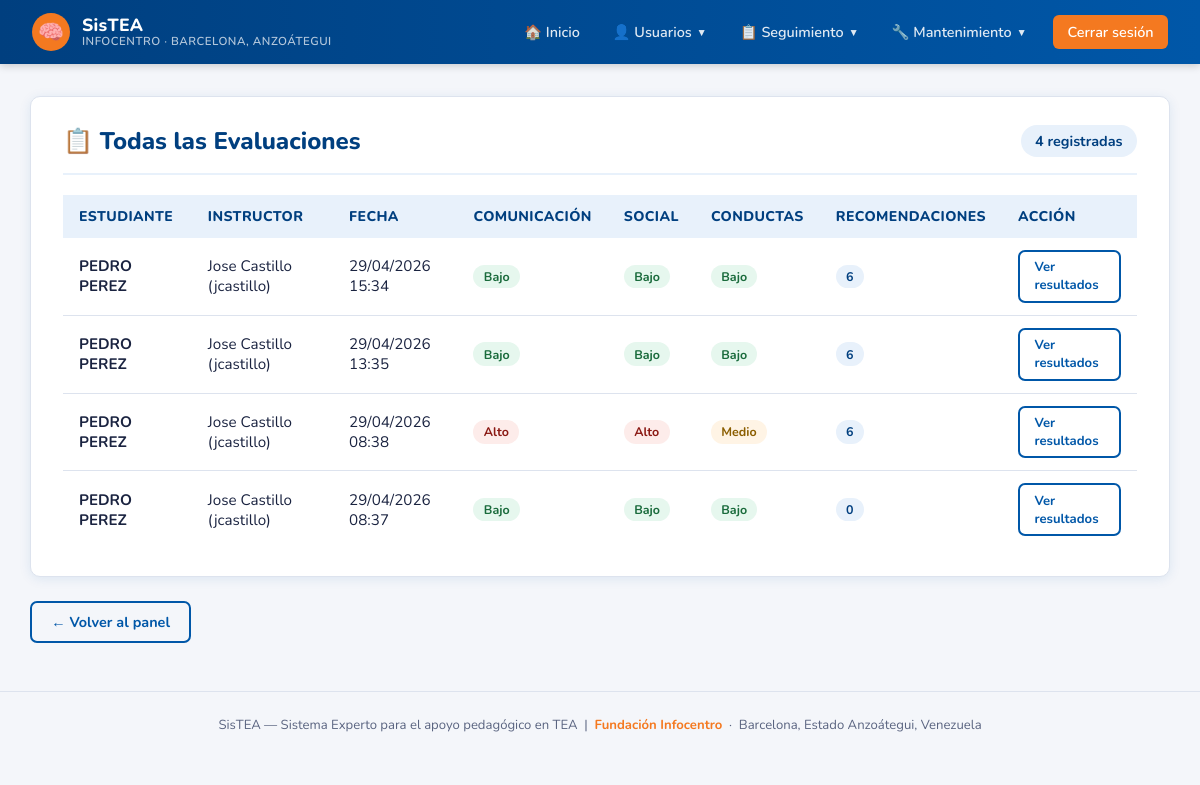
The page /panel/evaluaciones/ (signed in) on the database its author committed.
### sistex/models.py (models this page shows, shortened)
class Evaluacion(models.Model):
    NIVEL = [
        ('bajo', 'Bajo'),
        ('medio', 'Medio'),
        ('alto', 'Alto'),
    ]
    estudiante = models.ForeignKey(Estudiante, on_delete=models.CASCADE, related_name='evaluaciones')
    instructor = models.ForeignKey(Instructor, on_delete=models.SET_NULL, null=True)
    fecha = models.DateTimeField(auto_now_add=True)
    dificultad_comunicacion = models.CharField(max_length=10, choices=NIVEL, default='bajo')
    conductas_repetitivas = models.CharField(max_length=10, choices=NIVEL, default='bajo')
    interaccion_social = models.CharField(max_length=10, choices=NIVEL, default='bajo')
    sensibilidad_sensorial = models.CharField(max_length=10, choices=NIVEL, default='bajo')
    atencion_concentracion = models.CharField(max_length=10, choices=NIVEL, default='bajo')
    habilidades_motoras = models.CharField(max_length=10, choices=NIVEL, default='bajo')
    notas = models.TextField(blank=True)
    class Meta:
        verbose_name = "Evaluación"
        verbose_name_plural = "Evaluaciones"
        ordering = ['-fecha']

class Estudiante(models.Model):
    usuario = models.OneToOneField(User, on_delete=models.CASCADE, null=True, blank=True, related_name='estudiante_perfil')
    nombre = models.CharField(max_length=100)
    fecha_nacimiento = models.DateField()
    instructor = models.ForeignKey(Instructor, on_delete=models.SET_NULL, null=True, related_name='estudiantes')
    observaciones = models.TextField(blank=True)
    fecha_registro = models.DateTimeField(auto_now_add=True)
    class Meta:
        verbose_name = "Estudiante"
        verbose_name_plural = "Estudiantes"

class Instructor(models.Model):
    usuario = models.OneToOneField(User, on_delete=models.CASCADE)
    telefono = models.CharField(max_length=20, blank=True)
    especialidad = models.CharField(max_length=100, blank=True)
    def __str__(self):
        return f"{self.usuario.get_full_name()} ({self.usuario.username})"
    class Meta:
        verbose_name = "Instructor"
        verbose_name_plural = "Instructores"

### sistex/views.py (the view)
# urls.py: path('panel/evaluaciones/', views.admin_evaluaciones, name='admin_evaluaciones'),
@admin_required
def admin_evaluaciones(request):
    evaluaciones = Evaluacion.objects.select_related('estudiante', 'instructor').order_by('-fecha')
    return render(request, 'sistex/admin/evaluaciones.html', {'evaluaciones': evaluaciones})

### sistex/views.py (called while the page is built)
def admin_required(view_func):
    @wraps(view_func)
    def wrapper(request, *args, **kwargs):
        if not request.user.is_authenticated:
            return redirect('login')
        if not request.user.is_staff:
            messages.error(request, 'No tienes permisos para acceder a esa sección.')
            return redirect('dashboard')
        return view_func(request, *args, **kwargs)
    return wrapper

### sistex/templates/sistex/admin/evaluaciones.html (shortened to what this page needs)
{% extends 'sistex/base.html' %}
{% block content %}
<div class="card">
    <div class="card-header">
        <h2>&#128203; Todas las Evaluaciones</h2>
        <span class="badge" style="background: var(--azul-claro); color: var(--azul-oscuro); font-size: 0.9rem; padding: 0.35rem 0.9rem;">
            {{ evaluaciones.count }} registradas
        </span>
    </div>
    {% if evaluaciones %}
    <table>
        <thead>
            <tr>
                <th>Estudiante</th>
                <th>Instructor</th>
                <th>Fecha</th>
                <th>Comunicación</th>
                <th>Social</th>
                <th>Conductas</th>
                <th>Recomendaciones</th>
                <th>Acción</th>
            </tr>
        </thead>
        <tbody>
            {% for ev in evaluaciones %}
            <tr>
                <td><strong>{{ ev.estudiante.nombre }}</strong></td>
                <td>{{ ev.instructor }}</td>
                <td>{{ ev.fecha|date:"d/m/Y H:i" }}</td>
                <td><span class="badge badge-{{ ev.dificultad_comunicacion }}">{{ ev.get_dificultad_comunicacion_display }}</span></td>
                <td><span class="badge badge-{{ ev.interaccion_social }}">{{ ev.get_interaccion_social_display }}</span></td>
                <td><span class="badge badge-{{ ev.conductas_repetitivas }}">{{ ev.get_conductas_repetitivas_display }}</span></td>
                <td>
                    <span class="badge" style="background: var(--azul-claro); color: var(--azul-oscuro);">
                        {{ ev.recomendaciones.count }}
                    </span>
                </td>
                <td>
                    <a href="{% url 'admin_ver_evaluacion' ev.pk %}" class="btn btn-outline" style="font-size: 0.82rem; padding: 0.4rem 0.9rem;">
                        Ver resultados
                    </a>
                </td>
            </tr>
            {% endfor %}
        </tbody>
    </table>
    {% else %}
    <div style="text-align: center; padding: 2.5rem; color: var(--texto-suave);">
        <div style="font-size: 3rem; margin-bottom: 1rem;">&#128203;</div>
        <p style="font-weight: 600;">No hay evaluaciones registradas aún.</p>
    </div>
    {% endif %}
</div>
<a href="{% url 'admin_dashboard' %}" class="btn btn-outline">&#8592; Volver al panel</a>
{% endblock %}

### sistex/templates/sistex/base.html (style rules this page uses)
:root { --azul: #0057A8; --azul-oscuro: #003F7F; --azul-claro: #E8F1FB; --naranja: #F47920; --naranja-hover: #D4661A; --verde: #2E9E5B; --verde-hover: #237A47; --rojo: #D93025; --rojo-hover: #B02519; --gris-bg: #F4F6FA; --gris-borde: #DDE3EE; --texto: #1A2340; --texto-suave: #5A6480; --blanco: #FFFFFF; --sombra: 0 2px 12px rgba(0,87,168,0.10); --radio: 10px; }
* { margin: 0; padding: 0; box-sizing: border-box; }
body { font-family: 'Nunito', 'Segoe UI', sans-serif; background: var(--gris-bg); color: var(--texto); min-height: 100vh; }
.card { background: var(--blanco); border-radius: var(--radio); padding: 1.75rem 2rem; margin-bottom: 1.5rem; box-shadow: var(--sombra); border: 1px solid var(--gris-borde); }
.card-header { display: flex; justify-content: space-between; align-items: center; margin-bottom: 1.25rem; padding-bottom: 1rem; border-bottom: 2px solid var(--azul-claro); }
.card-header h2, .card-header h3 { color: var(--azul-oscuro); font-weight: 800; }
.btn { display: inline-flex; align-items: center; gap: 0.4rem; padding: 0.55rem 1.2rem; background: var(--azul); color: var(--blanco); text-decoration: none; border-radius: 7px; border: none; cursor: pointer; font-family: 'Nunito', sans-serif; font-weight: 700; font-size: 0.9rem; transition: background 0.2s, transform 0.1s; }
.btn-outline { background: transparent; color: var(--azul); border: 2px solid var(--azul); }
table { width: 100%; border-collapse: collapse; }
table th { background: var(--azul-claro); color: var(--azul-oscuro); font-weight: 800; padding: 0.75rem 1rem; text-align: left; font-size: 0.88rem; text-transform: uppercase; letter-spacing: 0.4px; }
table td { padding: 0.75rem 1rem; border-bottom: 1px solid var(--gris-borde); font-size: 0.95rem; }
table tbody tr:last-child td { border-bottom: none; }
.badge { display: inline-block; padding: 0.2rem 0.65rem; border-radius: 20px; font-size: 0.78rem; font-weight: 700; }
.badge-bajo { background: #E6F7EE; color: #1A6B3C; }
.badge-medio { background: #FFF4E5; color: #8B5E00; }
.badge-alto { background: #FDECEA; color: #8B1A14; }

### rows shown on the page
Evaluacion: estudiante.nombre "PEDRO PEREZ", instructor "Jose Castillo (jcastillo)", fecha "29/04/2026 15:34", dificultad_comunicacion "Bajo", interaccion_social "Bajo", conductas_repetitivas "Bajo", recomendaciones.count "6"
Evaluacion: estudiante.nombre "PEDRO PEREZ", instructor "Jose Castillo (jcastillo)", fecha "29/04/2026 13:35", dificultad_comunicacion "Bajo", interaccion_social "Bajo", conductas_repetitivas "Bajo", recomendaciones.count "6"
Evaluacion: estudiante.nombre "PEDRO PEREZ", instructor "Jose Castillo (jcastillo)", fecha "29/04/2026 08:38", dificultad_comunicacion "Alto", interaccion_social "Alto", conductas_repetitivas "Medio", recomendaciones.count "6"
Evaluacion: estudiante.nombre "PEDRO PEREZ", instructor "Jose Castillo (jcastillo)", fecha "29/04/2026 08:37", dificultad_comunicacion "Bajo", interaccion_social "Bajo", conductas_repetitivas "Bajo", recomendaciones.count "0"

### other values the page prints
{{ evaluaciones.count }} "4"
